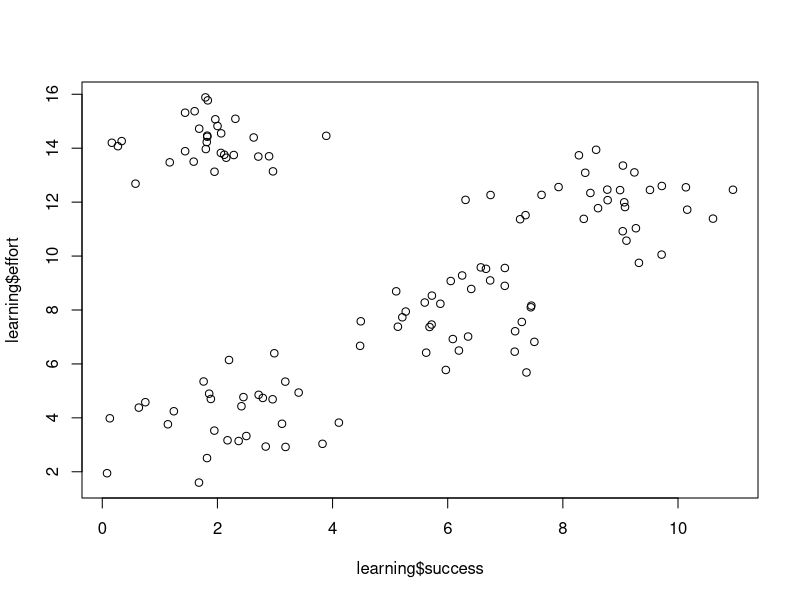
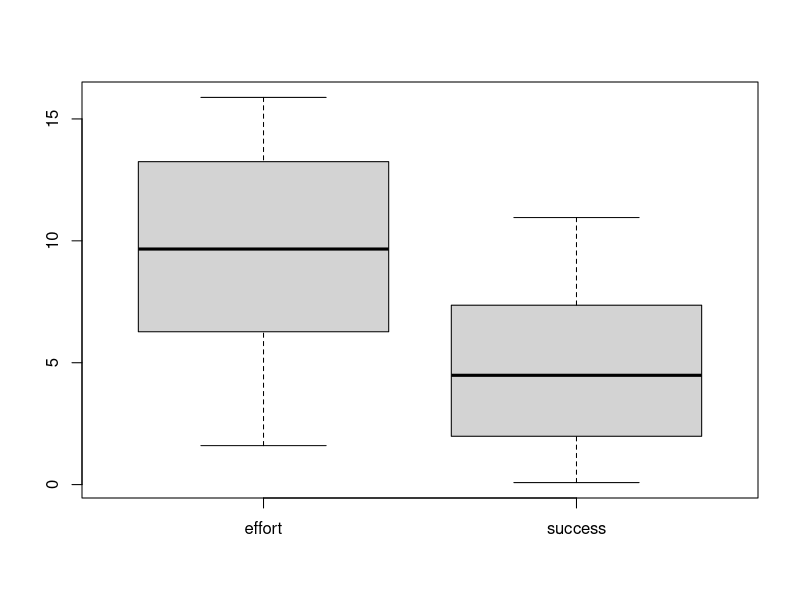
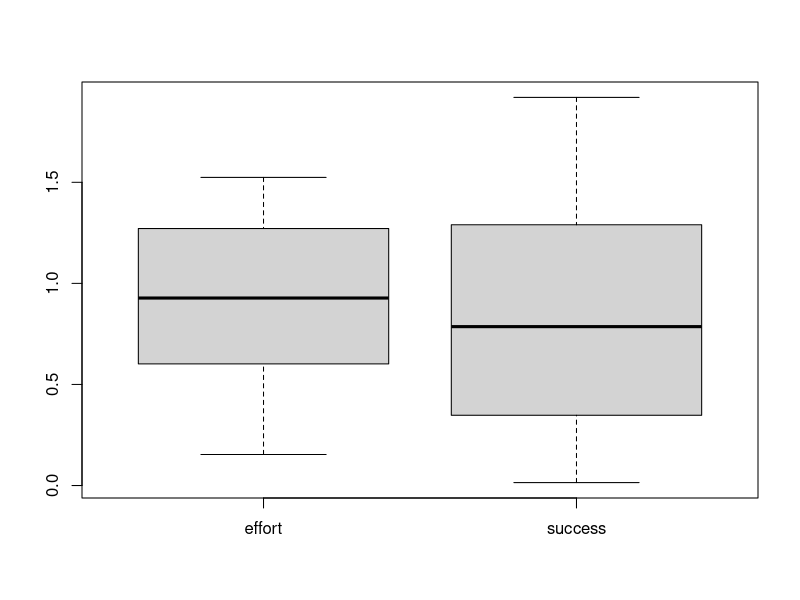
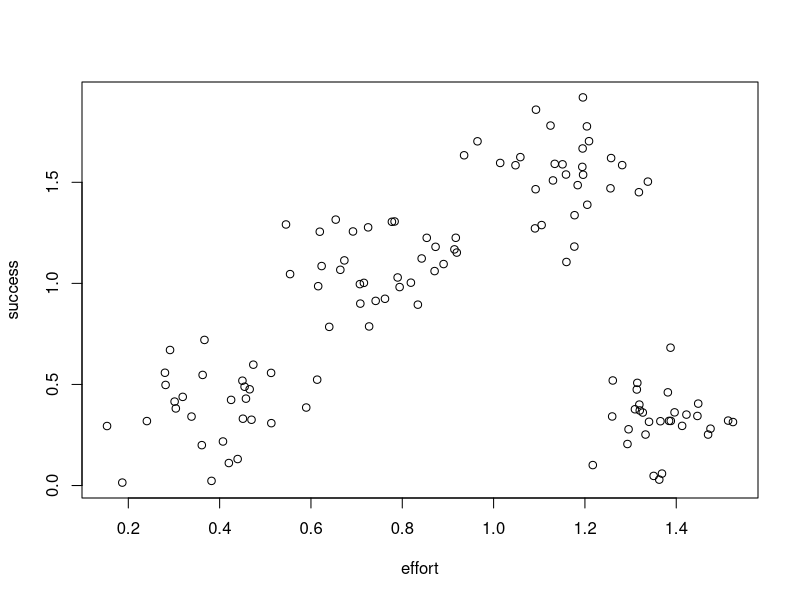
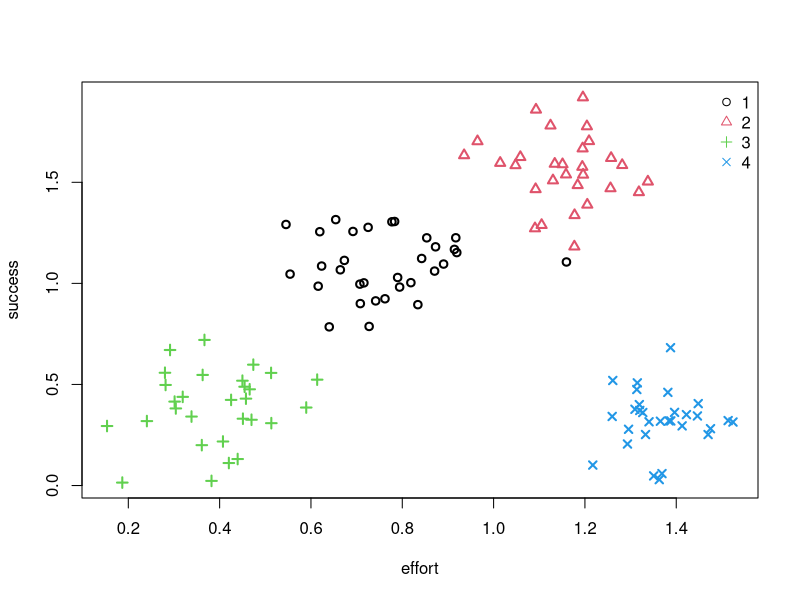
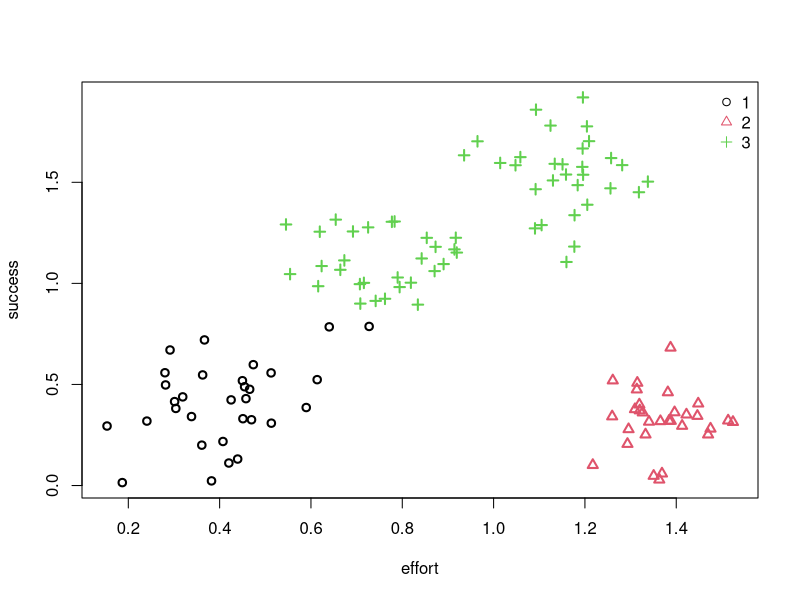

Reproduce these figures in R, in order.
## ---- chunk 1
library(readxl)
## ---- chunk 2
# Load data in
learning <- read_excel("learning.xlsx")

# Explore data 
head(learning, n = 10)
## ---- chunk 3
plot(learning$success, learning$effort)
boxplot(learning)
## ---- chunk 4
data <- scale(learning, center = FALSE, scale = TRUE)
boxplot(data)
plot(data)
## ---- chunk 5
km_4 <- kmeans(data, centers = 4, nstart = 10)
groups_km_4 <- km_4$cluster
plot(data, pch = groups_km_4, col=groups_km_4, lwd=2)
legend("topright", legend = 1:4, pch = 1:4, col=1:4, bty = "n")
## ---- chunk 6
km_3 <- kmeans(data, centers = 3, nstart = 10)
groups_km_3 <- km_3$cluster
plot(data, pch = groups_km_3, col=groups_km_3, lwd=2)
legend("topright", legend = 1:3, pch = 1:3, col=1:3, bty = "n")
